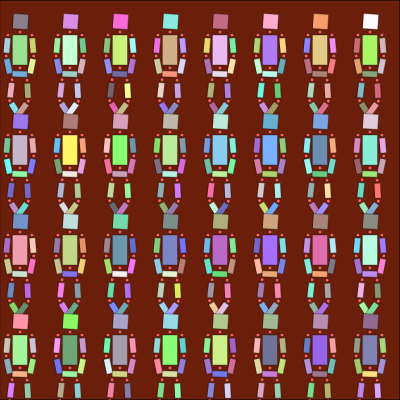
Frame 1 (no input)
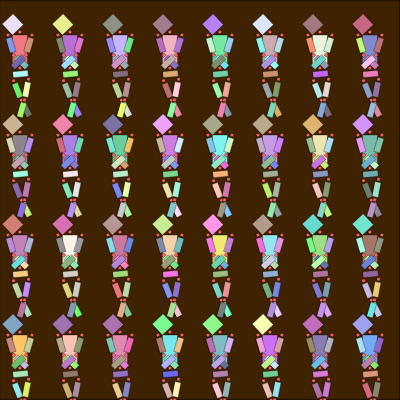
Frame 60 (no input)
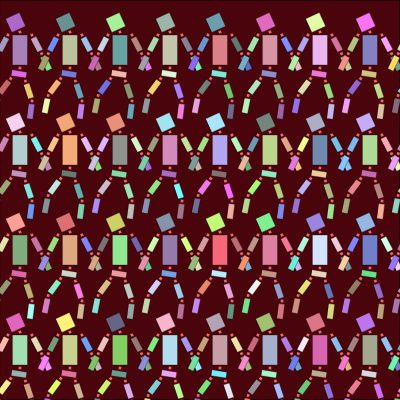
Frame 120 (the mouse pressed at the canvas centre since frame 60)

The p5.js sketch that drew these frames (run headless with seeded random() and noise() and a simulated clock; from frame 60 on, the mouse is pressed at the canvas centre):

// p5.js sketch
// ── sketch.js
function setup() {
  createCanvas(400, 400);
  rectMode(CENTER);
}

function draw() {
  fill(random(0, 150), random(0, 150), random(0, 15), 255);
  rect(width * 0.5, height * 0.5, width, height);
  
  
  for(let i = 0; i < 10; i++){
    for(let j = 0; j < 4; j++){
      

  push();//TRONCO
    translate(20 + i * 50, 50 + j * 100)
    //translate(mouseX, mouseY);
    scale(0.3);
    fill(random(100, 255), random(100, 255), random(100, 255));
    rect(0, 0, 50, 100);
    push();//CUELLO
      translate(0, -60);
      rotate(radians(sin(millis() * 0.005) * 45));
      fill(255, 100, 100);
      square(0, 0, 10);
      push();//CABEZA
        translate(0, -35);
        fill(random(100, 255), random(100, 255), random(100, 255));
        square(0, 0, 50);
      pop();//CABEZA
    pop();//CUELLO
    
    push();//HOMBRO IZQ
      translate(-40, -50);
      rotate(radians(sin(millis() * 0.01) * 30));
      fill(255, 100, 100);
      square(0, 0, 10);
      push();//BRAZO IZQ
        translate(0, 35);
        fill(random(100, 255), random(100, 255), random(100, 255));
        rect(0, 0, 20, 50);
        push();//CODO IZQ
          translate(0, 35);
          rotate(radians(sin(millis() * 0.01) * 20 - 20));
          fill(255, 100, 100);
          square(0, 0, 10);
          push();//ANTEBRAZO IZQ
            translate(0, 35);
            fill(random(100, 255), random(100, 255), random(100, 255));
            rect(0, 0, 20, 50);
          pop();//ANTEBRAZO IZQ
        pop();//CODO IZQ
      pop();//BRAZO IZQ
    pop();//HOMBRO IZQ
  
    push();//HOMBRO DER
      translate(+40, -50);
      rotate(radians(sin(millis() * 0.01) * -30));
      fill(255, 100, 100);
      square(0, 0, 10);
      push();//BRAZO DER
        translate(0, 35);
    fill(random(100, 255), random(100, 255), random(100, 255));
        rect(0, 0, 20, 50);
        push();//CODO DER
          translate(0, 35);
          rotate(radians(sin(millis() * 0.01) * -20 + 20));
          fill(255, 100, 100);
          square(0, 0, 10);
          push();//ANTEBRAZO DER
            translate(0, 35);
    fill(random(100, 255), random(100, 255), random(100, 255));
            rect(0, 0, 20, 50);
          pop();//ANTEBRAZO DER
        pop();//CODO DER
      pop();//BRAZO DER
    pop();//HOMBRO DER
push();//PELVIS
      translate(0, 60);
      rotate(radians(sin(millis() * 0.01) * 10));
      fill(255, 100, 100);
      square(0, 0, 10);
      push();//PELIVS HUESO
        translate(0, 20);
    fill(random(100, 255), random(100, 255), random(100, 255));
        rect(0, 0, 50, 20);
  
        push();//PIERNA IZQ
        translate(-25, 20);
        rotate(radians(sin(millis() * 0.01) * +30));
        fill(255, 100, 100);
        square(0, 0, 10);
        push();//PIERNA MUSCULO IZQ
          translate(0, 35);
    fill(random(100, 255), random(100, 255), random(100, 255));
          rect(0, 0, 20, 50);
          push();//RODILLA IZQ
            translate(0, 35);
            rotate(radians(sin(millis() * 0.01 + 30) * +20 - 20));
            fill(255, 100, 100);
            square(0, 0, 10);
            push();//ESPINILLA IZQ
              translate(0, 35);
    fill(random(100, 255), random(100, 255), random(100, 255));
              rect(0, 0, 20, 50);
            pop();//ANTEBRAZO IZQ
          pop();//CODO IZQ
        pop();//BRAZO IZQ
      pop();//PIERNA IZQ
  
      push();//PIERNA DER
        translate(+25, 20);
        rotate(radians(sin(millis() * 0.01) * -30));
        fill(255, 100, 100);
        square(0, 0, 10);
        push();//PIERNA MUSCULO DER
          translate(0, 35);
    fill(random(100, 255), random(100, 255), random(100, 255));
          rect(0, 0, 20, 50);
          push();//RODILLA DER
            translate(0, 35);
            rotate(radians(sin(millis() * 0.01 + 30) * -20 + 20));
            fill(255, 100, 100);
            square(0, 0, 10);
            push();//ESPINILLA DER
              translate(0, 35);
    fill(random(100, 255), random(100, 255), random(100, 255));
              rect(0, 0, 20, 50);
            pop();//ANTEBRAZO DER
          pop();//CODO DER
        pop();//BRAZO DER
      pop();//PIERNA IZQ
      
      pop();//PELVIS HUESO
    pop();//PELVIS
    
  pop();//TRONCO
    }
  }
}
